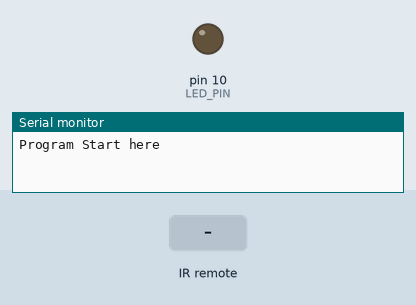
The sketch below on a simulated Arduino Uno, built with avr-gcc and run on an emulated ATmega328P. On the bench: output pins drawn as LEDs (lit = HIGH), the last lines printed to the serial monitor. The inputs (shaded band) are chosen by the test bench.

Above: at 1.2 s.
1.3 s: infrared code 0xFF6897 received
At 1.8 s:
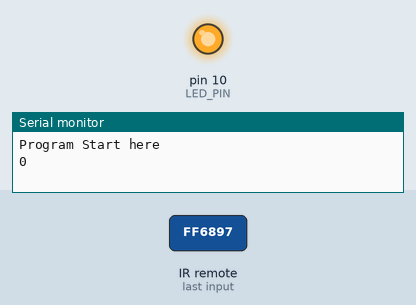
Timing chart, 0 to 4.3 s (numbered marks = the images above; inputs shaded):
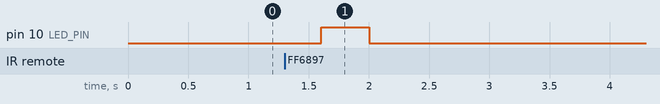

Measured:
- after the input at 1.3 s, pin 10 (LED_PIN): LOW → HIGH after 0.30 s, → LOW 0.40 s later

The sketch:

cartest01.ino
```cpp
#include <IRremote.h>


#define RECV_PIN  12
#define LED_PIN  10


IRrecv irrecv(RECV_PIN);


decode_results results;
long IR_key = -1;


void setup()
{
  Serial.begin(9600);
  pinMode(LED_PIN,OUTPUT);
  irrecv.enableIRIn(); // Start the receiver
  digitalWrite(LED_PIN,LOW);
  Serial.println("Program Start here" );

}


void loop() {

   IR_key = IRcheck() ;

      if ((IR_key == (long)(-1)) or (IR_key == (long)(-2)))
      {
          digitalWrite(LED_PIN,LOW);
      }
      else
      {
        digitalWrite(LED_PIN,HIGH);
        Serial.println(IR_key);
      }
  delay(400);
}

long  IRcheck()
{
  // irrecv.enableIRIn(); // Start the receiver
  long tmp = -2 ;
    if (irrecv.decode(&results)) {
  //  Serial.print("recdeive data is :");
  //  Serial.println(results.value);
 //   dump(&results);
       tmp = IRencode(&results) ;
    irrecv.resume(); // Receive the next value
    return (tmp) ;

  }
  else
  {
    irrecv.resume(); // Receive the next value
    return (tmp);
  }
}
long IRencode(decode_results *code)
{
  long encodeno = -1 ;
  long   cc = code->value ;
  switch (cc)
  {
   case 16738455 :   // for button "0" code
     encodeno = 0 ;
       break ;

   case 16724175 :    // for button "1" code
     encodeno = 1 ;
       break ;

   case 16718055 :    // for button "2" code
     encodeno = 2 ;
       break ;

   case 16743045 :    // for button "3" code
     encodeno = 3 ;
       break ;

   case 16716015 :    // for button "4" code
     encodeno = 4 ;
       break ;
   case 16726215 :    // for button "5" code
     encodeno = 5 ;
       break ;
   case 16734885 :    // for button "6" code
     encodeno = 6 ;
       break ;
   case 16728765 :    // for button "7" code
     encodeno = 7 ;
       break ;
   case 16730805 :    // for button "8" code
     encodeno = 8 ;
       break ;
   case 16732845 :    // for button "9" code
     encodeno = 9 ;
       break ;
   case 16748655 :    // for button "EQ" code for set timer
     encodeno = 11 ;
       break ;
   case 16754775 :    // for button "+" code for increase time 30 minutes
     encodeno = 12 ;
       break ;
   case 16769055 :    // for button "-" code code for decrease time 30 minutes
     encodeno = 13 ;
       break ;
   case 16736925 :    // for button "CH" code code for show 　溫度與濕度
     encodeno = 20 ;
       break ;
  default:
     encodeno = cc ;

  }
  return (encodeno) ;

}
```
